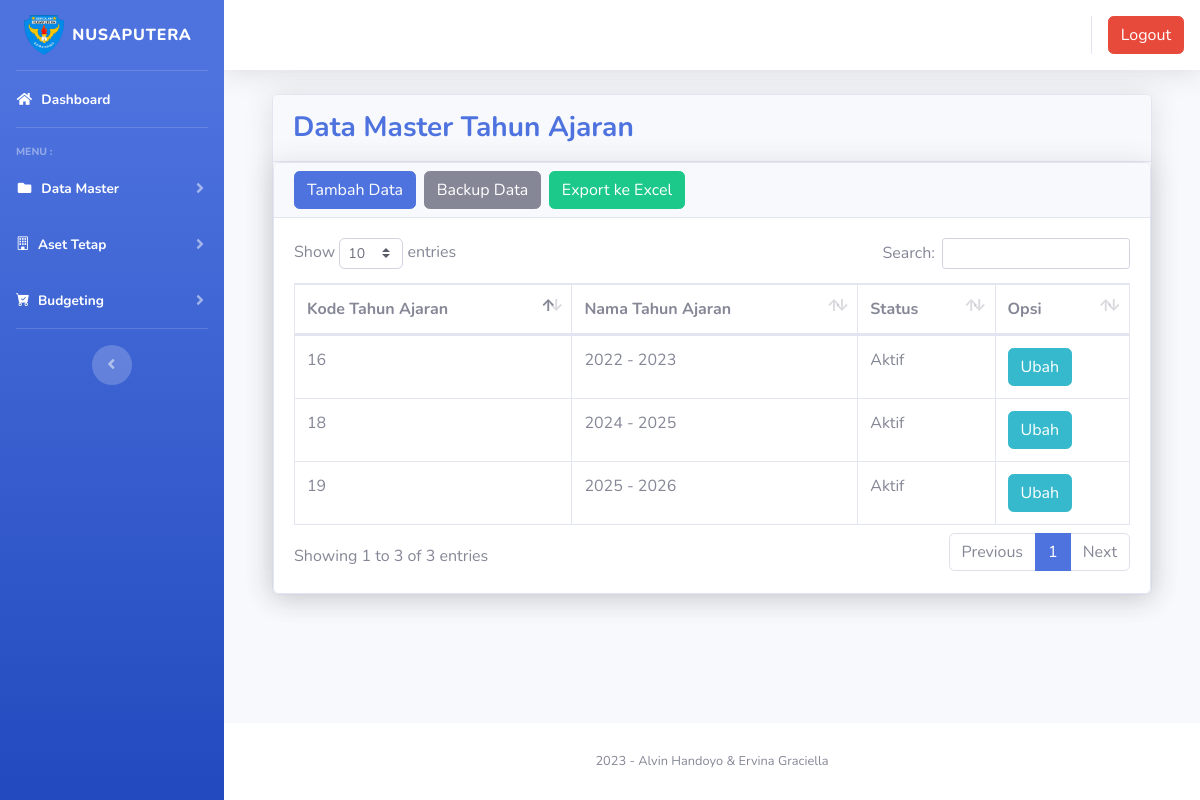
Page /index3.php?page=th_ajaran (signed in) on the committed database.
### tables this page shows
CREATE TABLE IF NOT EXISTS `th_ajaran` (
  `kode_tahun` varchar(255) NOT NULL,
  `tahun_ajaran` varchar(255) NOT NULL,
  `status` int NOT NULL
);

### page/th_ajaran/thajaran.php (the view, shortened to what this page needs)
<div class="container-fluid">
	<div class="card shadow mb-2">
	<div class="card-header py-3">
		<h3 class="m-0 font-weight-bold text-primary">Data Master Tahun Ajaran</h3>
	</div>
	<div class="card shadow mb-">
	<div class="card-header py-2">
		<h3 class="m-0 font-weight-bold text-primary"><a href="?page=th_ajaran&aksi=tambah" class="btn btn-primary" >Tambah Data</a>
		<a href="?page=th_ajaran&aksi=backup" class="btn btn-secondary" >Backup Data</a>
		<a href="page/th_ajaran/export.php" class="btn btn-success" >Export ke Excel</a>
	</h3>
	</div>
	<div class="card-body">
		<div class="table-responsive">
		<table class="table table-bordered" id="dataTable" width="100%" cellspacing="0">
		<thead>
			<tr>
				<th>Kode Tahun Ajaran</th>
				<th>Nama Tahun Ajaran</th>
				<th>Status</th>
				<th>Opsi</th>
			</tr>
		</thead>
			<tbody>
				<?php
					$sql = $konektor->query("select * from th_ajaran");
					while ($data = $sql->fetch_assoc()) {
					?>
					<?php if ($data['status'] == 1) { ?>
						<tr>
							<td><?php echo $data['kode_tahun'] ?></td>
							<td><?php echo $data['tahun_ajaran'] ?></td>
							<td>Aktif</td>
							<td>
							<a href="?page=th_ajaran&aksi=ubah1&kode_tahun=<?php echo $data['kode_tahun'] ?>" class="btn btn-info">Ubah</a>
							</td>
                    		<?php } ?>
						</tr>
				<?php }?>
			</tbody>
		</table>
		</div>
	</div>
	</div>
</div>

### rows in the picture
th_ajaran: kode_tahun "16", tahun_ajaran "2022 - 2023"
th_ajaran: kode_tahun "18", tahun_ajaran "2024 - 2025"
th_ajaran: kode_tahun "19", tahun_ajaran "2025 - 2026"
